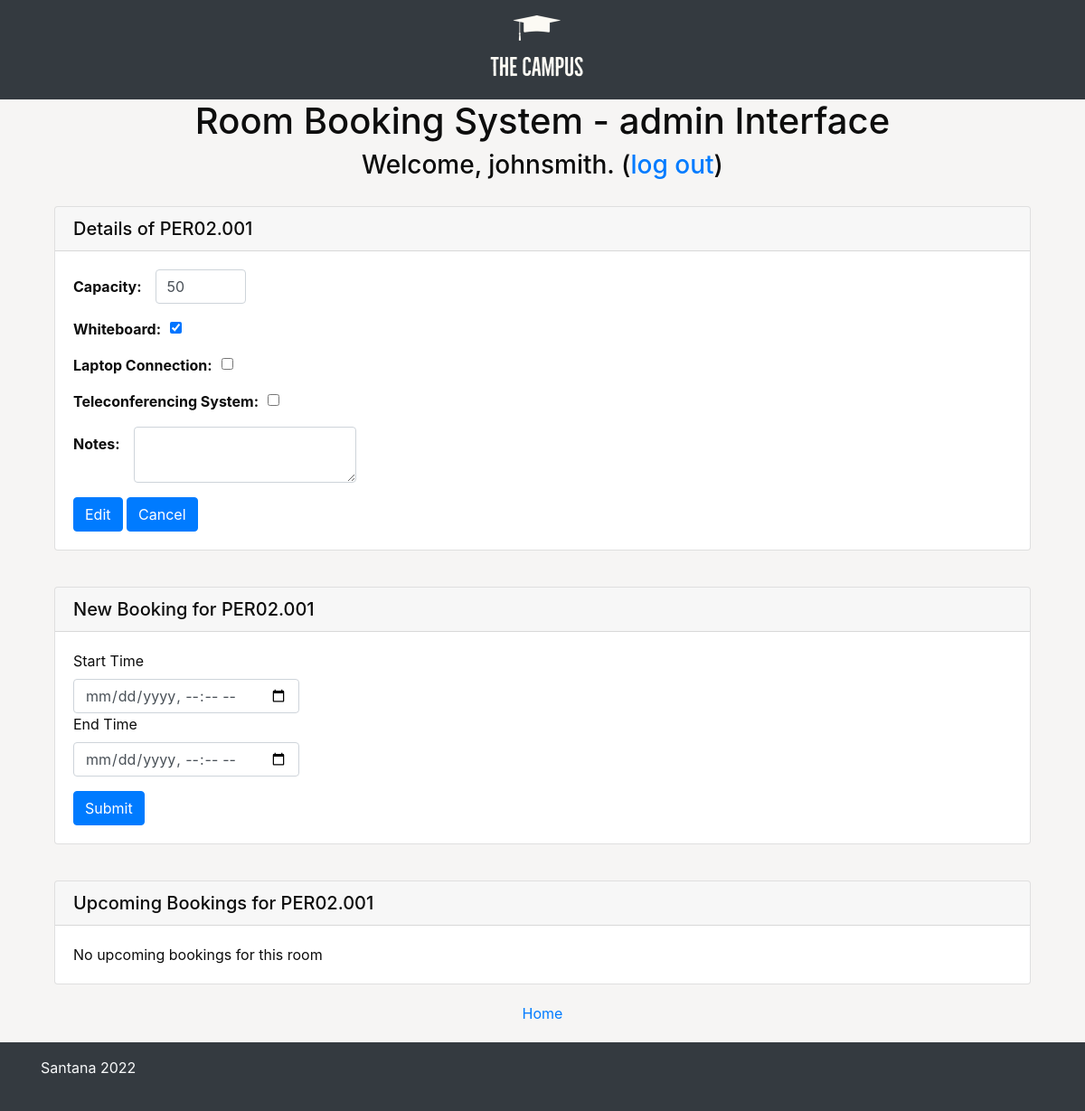
The page /room.php?roomNum=PER02.001&edit=yes (signed in) on the database its author committed.
### tables this page shows
CREATE TABLE `room` (
  `roomID` int(11) NOT NULL,
  `roomNum` varchar(30) NOT NULL,
  `capacity` smallint(6) NOT NULL,
  `whiteboard` tinyint(1) NOT NULL DEFAULT 0,
  `laptopConnection` tinyint(1) NOT NULL DEFAULT 0,
  `teleconference` tinyint(1) DEFAULT 0,
  `notes` varchar(100) NOT NULL
);

### room.php (the view, shortened to what this page needs)
<?php
require "php/db.php";
if ($_SESSION['username'] && isset($_GET['roomNum'])){
    $startTimeClass = "form-control";
    $endTimeClass = "form-control";
    $noteClass = $capacityClass = "form-control";
        ?>
            <!DOCTYPE html>
            <html lang="en" class="h-100">
            <head>
                <link rel="stylesheet" href="css/bootstrap.css">
                <link rel="stylesheet" href="https://cdn.jsdelivr.net/npm/bootstrap-icons@1.9.1/font/bootstrap-icons.css">
            </head>
            <body class="d-flex flex-column h-100">
                <nav style="text-align:center; background:#343a40">
                    <a class="navbar-brand" style="text-align:center" href="#">
                        <img src="img/logo.png" height="100" class="d-inline-block align-center" alt="">
                    </a>
                </nav>
                    <div class="container" style="text-align: center;">
                            <h1>Room Booking System - <?php echo $_SESSION['accessLevel']; ?> Interface</h1>
                            <h3>Welcome, <?php echo $_SESSION['username']; ?>. (<a href="php/logout.php">log out</a>)</h3>
                                <?php
                                $qry = $db->prepare("SELECT * FROM room WHERE roomNum = ?");
                                $qry->execute([$_GET['roomNum']]);
                                $result = $qry->fetch();
                                if ($result){
                                    if (isset($_GET['edit']) && $_GET['edit'] == "yes" && $_SESSION['accessLevel'] == "admin"){
                                        ?>
                                        <div class="container" style="text-align:left; width:500; padding-top: 20px;">
                                            <div class="card">
                                                <h5 class="card-header">Details of <?php echo $result['roomNum']; ?></h5>
                                                <div class="card-body">
                                                    <form method="POST" name="editRoom" action="php/edit.php?roomNum=<?php echo $result['roomNum'] ?>">
                                                            <div class="form-group row">
                                                                <label for="capacity" class="col-form-label" style="padding-left: 15px;"><strong>Capacity:</strong></label>
                                                                <div class="col-auto">
                                                                    <input type="number" required="true" style="width: 100px;" class="<?php echo $capacityClass; ?>" value="<?php echo $result['capacity'];?>" name="newCapacity" min="0" max="1000"/>
                                                                </div>
                                                            </div>
                                                            <div class="form-group row">
                                                                <label for="capacity" class="form-check-label" style="padding-right: 15px; padding-left: 15px;"><strong>Whiteboard:</strong></label>
                                                                <div class="col-auto">
                                                                    <input class="form-check-input" type="checkbox" name="whiteboard"
                                                                    <?php echo ($result['whiteboard']) ? "checked" : ""; ?>
                                                                    >
                                                                </div>
                                                            </div>
                                                            <div class="form-group row">
                                                                <label for="capacity" class="form-check-label" style="padding-right: 15px; padding-left: 15px;"><strong>Laptop Connection:</strong></label>
                                                                <div class="col-auto">
                                                                    <input class="form-check-input" type="checkbox" value="1" name="laptopConnection"
                                                                    <?php echo ($result['laptopConnection']) ? "checked" : ""; ?>
                                                                    >
                                                                </div>
                                                            </div>
                                                            <div class="form-group row">
                                                                <label for="capacity" class="form-check-label" style="padding-right: 15px; padding-left: 15px;"><strong>Teleconferencing System:</strong></label>
                                                                <div class="col-auto">
                                                                    <input class="form-check-input" type="checkbox" name="teleconference"
                                                                    <?php echo ($result['teleconference']) ? "checked" : ""; ?>
                                                                    >
                                                                </div>
                                                            </div>
                                                            <div class="form-group row">
                                                                <label for="notes" class="col-form-label" style="padding-left: 15px;"><strong>Notes:</strong></label>
                                                                <div class="col-auto">
                                                                    <textarea class="<?php echo $noteClass; ?>" name="notes" rows="2"><?php echo $result['notes'];?></textarea>
                                                                </div>
                                                            </div>
                                                            <div>
                                                                <input type="submit" name="submit" value="Edit" class="btn btn-primary"/>
                                                                <a class="btn btn-primary" href="room.php?roomNum=<?php echo $result['roomNum']; ?>">Cancel</a>
                                                            </div>
                                                    </form>
                                                </div>
                                            </div>
                                        </div>
                                            <?php
                                        }
                                        ?>
                                <div class="container" style="text-align:left; width:500; padding-top: 20px;">
                                    <div class="card">
                                        <h5 class="card-header">New Booking for <?php echo $result['roomNum']; ?></h5>
                                        <div class="card-body">
                                                <form method="POST" name="booking" action="php/booking.php?roomNum=<?php echo $result['roomNum'] ?>">
                                                    <div class="form-group">
                                                        <label for="startTime">Start Time</label>
                                                        <input type="datetime-local" style="width: 250px;" class="<?php echo $startTimeClass; ?>" name="startTime">
                                                        </div>
                                                        <label for="endTime">End Time</label>
                                                        <input type="datetime-local" style="width: 250px;" class="<?php echo $endTimeClass; ?>" name="endTime">
                                                        </div>
                                                    </div>
                                                        <input type="submit" name="submit" value="Submit" class="btn btn-primary"/>
                                        </div>
                                    </div>
                                <div class="container" style="text-align:left; width:500; padding-top: 20px;">
                                    <div class="card">
                                        <h5 class="card-header">Upcoming Bookings for <?php echo $result['roomNum']; ?></h5>
                                        <div class="card-body">
                                        <?php
                                            $bookingQry = $db->prepare("SELECT * FROM booking WHERE roomNum = ? AND endTime > CURRENT_TIMESTAMP ORDER BY startTime");
                                            $bookingQry->execute([$result['roomNum']]);
                                            if ($bookingQry->rowCount()){
                                                foreach($bookingQry as $row){
                                                    echo "<p class='card-text'>{$row['startTime']} - {$row['endTime']}, {$row['username']}</p>";
                                                }
                                            } else {
                                                echo "<p class='card-text'>No upcoming bookings for this room</p>";
                                            }
                                        ?>
                                        </div>
                                    </div>
                                </div>
                                <?php
                                } else {
                                    echo "<p>Invalid room number</p>";
                                }
                                ?>
                            <a href="interface.php">Home</a>
                <footer class="footer mt-auto py-3 bg-dark">
                    <div class="container">
                    <span class="text-light">Santana 2022</span>
                    </div>
                </footer>
            </body>
            </html>
        <?php
    } else {
        header("Location: index.php");
    }
?>

### rows shown on the page
room: roomNum "PER02.001", newCapacity "50", whiteboard "☑"

### other values the page prints
$_SESSION['accessLevel'] "admin"
$_SESSION['username'] "johnsmith"
